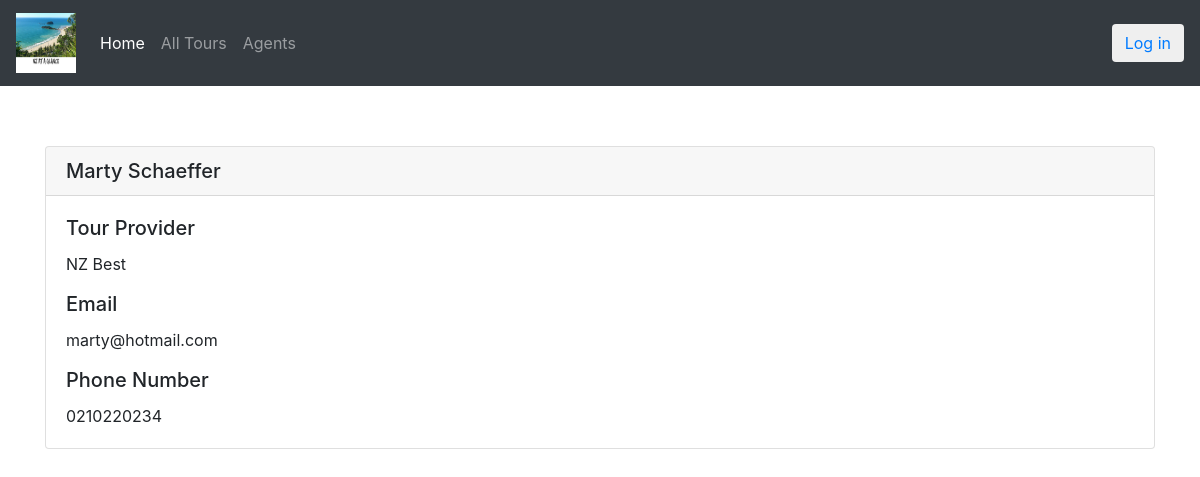
/agents/1/, run on an earlier commit of the app's database.
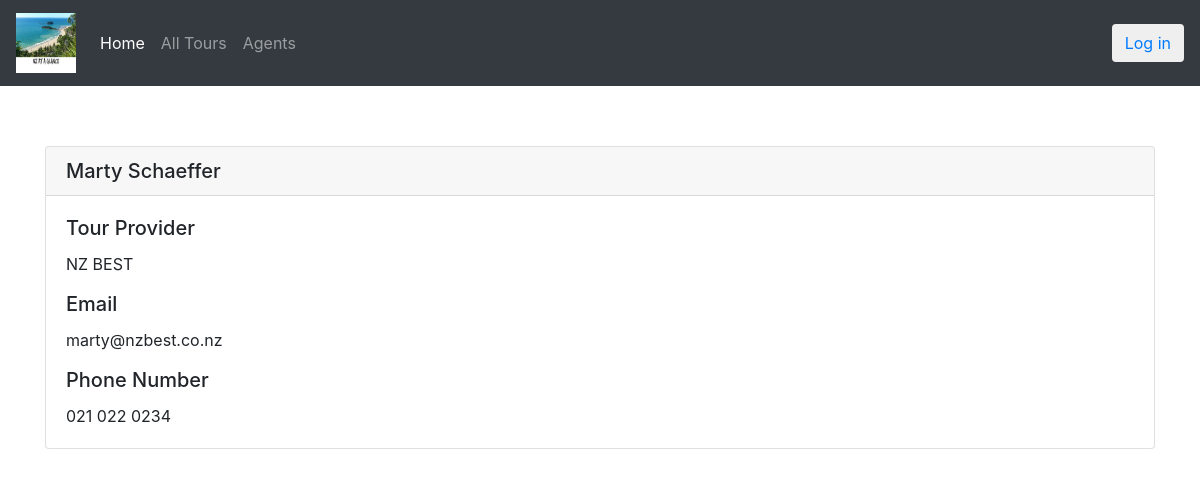
And on a later commit of the database.
### home/models.py (models this page shows, shortened)
class Agent(models.Model):
    PROVIDER_CHOICES = [
        ('NZ BEST', 'NZ Best Tour Company'),
        ('NZ First', 'New Zealand First'),
        ('Little Black Bus', 'Little Black Individual Tours')
    ]
    first_name = models.CharField(max_length=50)
    last_name = models.CharField(max_length=50)
    agent_username = models.CharField(max_length=30)
    email_address = models.EmailField(max_length=30) #changed from CharField for built-in email validation
    phone_number = models.CharField(max_length=30)
    provider = models.CharField(choices=PROVIDER_CHOICES, max_length=30)

### home/views.py (the view)
# urls.py: path('agents/<int:pk>/', AgentDetailView.as_view(), name='agent_detail'),
class AgentDetailView(DetailView):
    queryset = Agent.objects.all()
    template_name = 'agent_detail.html'
    context_object_name = 'agent'

### home/templates/agent_detail.html (shortened to what this page needs)
{% extends "base.html" %}
{% block content %}
<div class="card">
    <h5 class="card-header">
        {{ agent.first_name|capfirst }} {{ agent.last_name|capfirst }}
    </h5>
    <div class="card-body">
        <h5 class="card-title">
            Tour Provider
        </h5>
        <p class="card-text">
            {{ agent.provider }}
        </p>
        <h5 class="card-title">
            Email
        </h5>
        <p class="card-text">
            {{ agent.email_address }}
        </p>
        <h5 class="card-title">
            Phone Number
        </h5>
        <p class="card-text">
            {{ agent.phone_number }}
        </p>
    </div>
</div>
{% endblock %}

What changed in the data, as far as the page shows it:
changed Agent "Marty": provider "NZ Best" → "NZ BEST"; email_address "marty@hotmail.com" → "marty@nzbest.co.nz"; phone_number "0210220234" → "021 022 0234"
